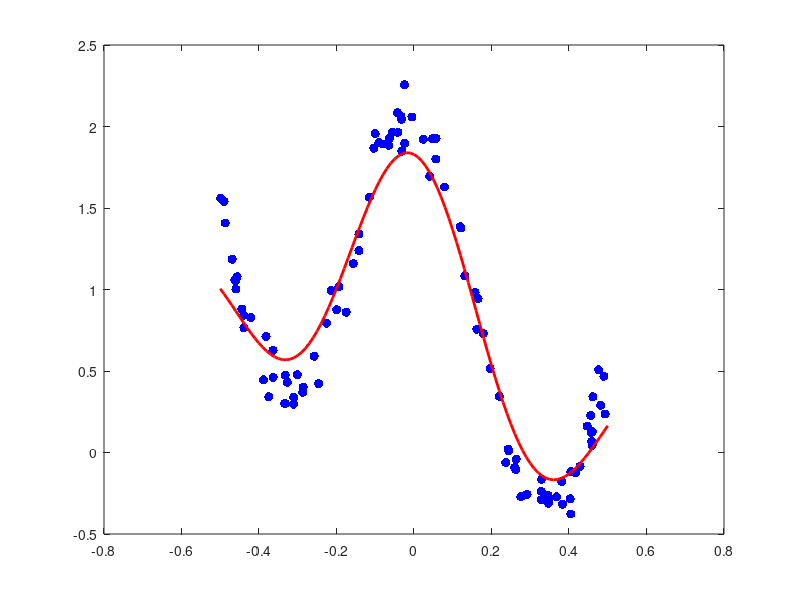

Write MATLAB code to recreate this figure.
%%%%%%%%%%%%%%%%%%%%%%%%%%%%%%%%%%%%%%%%%%%%%%%%%%%%%%%%%%%%%%%%%%%%%%%%%%%
%Self-contained kernel ridge regression algorithm.
%%%%%%%%%%%%%%%%%%%%%%%%%%%%%%%%%%%%%%%%%%%%%%%%%%%%%%%%%%%%%%%%%%%%%%%%%%%
%Includes demo of fitting data that follows a nonlinear curve.
%%%%%%%%%%%%%%%%%%%%%%%%%%%%%%%%%%%%%%%%%%%%%%%%%%%%%%%%%%%%%%%%%%%%%%%%%%%

%define underlying nonlinear function 
G = @(x) cos(3*pi*x) - x + 1;

%define training data set
N = 100; xs = rand(N,1)-0.5; ys = G(xs) + 0.1*normrnd(0,1,[N 1]);

%define RBF kernel
h = 0.1; K = @(x,y) exp(-(x-y).^2/h);

%define kernel matrix, identity, and regularization parameter
M = zeros(N,N);
for i=1:N
    for j=1:N
        M(i,j) = K(xs(i),xs(j));
    end
end
I = eye(N); lambda = 1;

%solve linear system for coefficients
alph = (M+lambda*I)\ys;

%define interpolation function
f = @(x) sum(alph.*K(x,xs));

%plot interpolation function and data points
plot(xs,ys,'.b','markersize',20); hold on;
plot(-.5:.01:.5,f(-.5:.01:.5),'-r','linewidth',2)